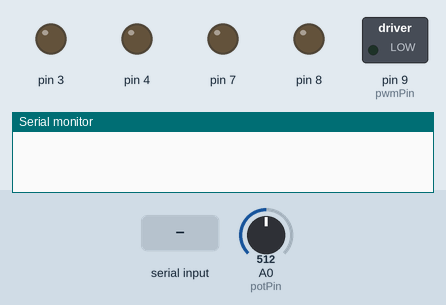
This sketch was run on a simulated Arduino Uno, built with avr-gcc and run on an emulated ATmega328P. On the bench: switched loads named in the sketch (green lamp = pin HIGH), output pins drawn as LEDs (lit = HIGH), the last lines printed to the serial monitor. Inputs (shaded band) come from the test bench; at power-on: A0 (potPin) = 512.

Above: at 1.2 s.
1.3 s: "90,45\n" received over Serial
At 1.6 s:
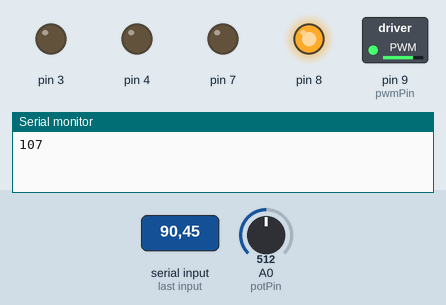
Timing chart, 0 to 4.3 s (numbered marks = the images above; inputs shaded):
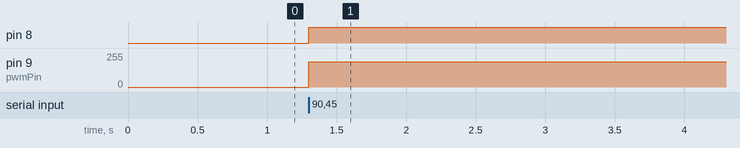

Measured:
- after the input at 1.3 s, pin 8: LOW → HIGH at once; pin 9 (pwmPin): 0/255 → 190/255 at once

The sketch:

argos_client_v1.ino
```cpp
//This code is the Heart of ARGOS Credit to Carmine Freda
//receives string from python and interprets as yaw and pitch values
//commands motors to go to these values

int potPin = 0; //we will read the potentiometer value on analog pin 5

//**********************************************
#include <Wire.h>

//*****ANGULAR CONSTANTS********
int yawVal;
int pitchVal;
int ADXL345 = 0x53; // The ADXL345 sensor I2C address
float X_out, Y_out, Z_out;  // Outputs
float roll,pitch,rollF,pitchF=0;
String data, dataY, dataP;

int POT_VALUE_MAX; // potentiometer reading when motor shaft is at 180 degree position.
//You will need to fill this value according to your setup.See below....

int POT_VALUE_MIN; //potentiometer reading when when motor shaft is at 0 degree position.
//You will need to fill this value according to your setup.See below....

//To fill up the correct values, first turn the motor shaft manually to 0 degree position.
//Now read the potentiometer value and edit the #define POT_VALUE_MIN line with your pot reading.
//Next manually move the motor shaft to 180 degree position,
//read the pot value and edit #define POT_VALUE_MAX line with your pot reading.

#define PERM_ERROR 5 //the max permissible error in degrees. In my potentiometer, a turn only about 3 degrees
//on the potentiometer shaft causes any real change in the ohmic reading. You can adjust this error
//value as required. If PERM_ERROR is very small, the shaft will keep hunting left and right as the
//analogRead() of the potentiometer pin keeps fluctuating slightly

#define MAX_ANGLE 180 //we will allow our motor to turn by a maximum angle of 180 degrees
//**********************************

//Now we define a class that will control our DC motor....
//This motor must be running from a H bridge like L298 IC

//********************************************************************
class DCMotor
{
private:

    int M_pin1 , M_pin2, M_PWMPin;

    int M_Speed;

    int turnDirection;

    enum turnDirection {right, left};

public:

    DCMotor(int p1, int p2, int p3) //Constructor
    {
            M_pin1 = p1; //direction pin on L298

            M_pin2 = p2;  //direction pin on L298

            M_PWMPin = p3;  //PWM pin on L298

            pinMode(M_pin1, OUTPUT);

            pinMode(M_pin2, OUTPUT);
    }

    void SetTurnDirection(int dir)//Setting turn directions on L298 IC
    {
        turnDirection = dir;

        switch(turnDirection)
        {
            case right: //turning Right

                    //motor moves CW

                    digitalWrite(M_pin1, HIGH);
                    digitalWrite(M_pin2, LOW);

                    break;

            case left: //turning Left

                    //motor moves CCW

                    digitalWrite(M_pin1, LOW);
                    digitalWrite(M_pin2, HIGH);

                	break;
        }
    }

    void SetTurnSpeed(int s)
    {
         M_Speed = s;
    }

    void Turn()
    {
        analogWrite(M_PWMPin, M_Speed);
    }

    void Stop()
    {
        analogWrite(M_PWMPin, 0);
    }

    void GoToAngle(int target, int howFast)
    {
      //find out the current angle of the motor shaft

      int currentAngle = ((float)analogRead(potPin) - POT_VALUE_MIN)/(POT_VALUE_MAX - POT_VALUE_MIN) * MAX_ANGLE;
      Serial.println(currentAngle);
      //First Check if we need to turn left or right.....
      if (currentAngle < target)
      {
        SetTurnDirection(right);
      }
      else if (currentAngle > target)
      {
        SetTurnDirection(left);
      }

      SetTurnSpeed(howFast);

      while(abs(currentAngle - target) > PERM_ERROR)//if the shaft is not at the required value,
      {
        Turn();//Keep on turning the shaft

        //Allow the motor to turn a little and wait here for a moment...

        delay(1); //adjust the delay as required depending on your motor speed

        //update the current angle of the shaft

        currentAngle = ((float)analogRead(potPin) - POT_VALUE_MIN)/(POT_VALUE_MAX - POT_VALUE_MIN) * MAX_ANGLE;
      }

      Stop(); //Stop the shaft after the error is acceptable
    }

};


//DC Motor Class definition completed................
//************************************************************


//set the pins used on arduino to go to H-Bridge
int motor_p1 = 7;
int motor_p2 = 8;
int pwmPin = 9;

int motor2_p1 = 3;
int motor2_p2 = 4;
int pwm2Pin = 5;


DCMotor customServo(motor_p1, motor_p2, pwmPin); //create an instance of the DC motor Class
DCMotor customServo2(motor2_p1, motor2_p2, pwm2Pin);

//set the speed at which the motor will turn (Max speed = 255)
int turnSpeed = 190;
int val=0;
int i=0;
int val2=0;
int i2=0;

void setup()
{
 Serial.begin(115200);

 Serial.setTimeout(100);
  delay(10);
}

void loop()
{

  // === Read acceleromter data === //
  data = Serial.readStringUntil('\n');
  //read serial data
  if (data== 0){
    //prevents server from reading null data and setting value to 0
  }
  else{

  //chop string to remove excess characters in format b'123/456' and change to int
  dataP= data.substring(2,5);
  dataY= data.substring(6,9);
   pitchVal =(int) dataP.toInt();
  yawVal = (int) dataY.toInt();


  //map pack to 180 degrees
  yawVal = map(yawVal, 999, 100, 0, 180);
  pitchVal = map(pitchVal, 100, 999, 0, 180);

//move head up down
  potPin = 0;
  POT_VALUE_MIN = 160;
  POT_VALUE_MAX = 750;
  customServo.GoToAngle(pitchVal, turnSpeed);

//move head left right
   potPin = 3;
   POT_VALUE_MIN = 180;
   POT_VALUE_MAX = 700;
   customServo2.GoToAngle(yawVal, turnSpeed);
  }

}
```
